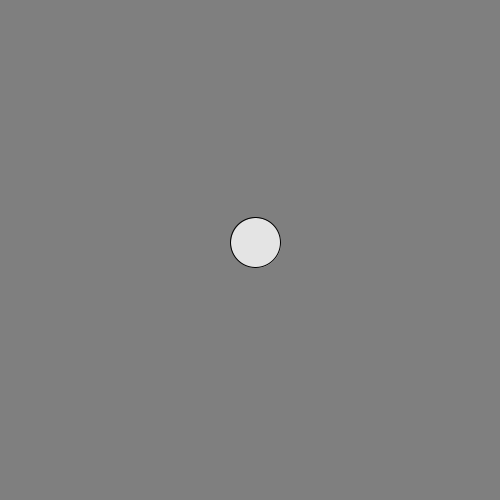
Frame 1 (no input)
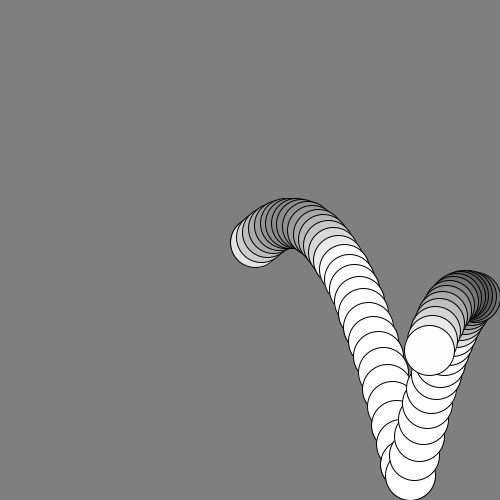
Frame 60 (the mouse pressed at the canvas centre just before this capture)
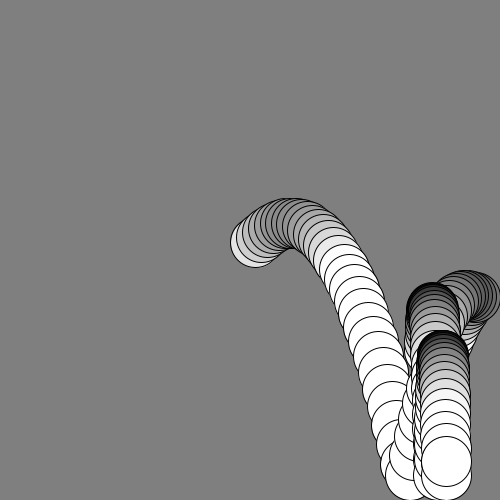
Frame 120 (the mouse held since frame 60 and released just before this capture)

The Processing sketch that drew these frames (run headless with seeded random() and noise(); from frame 60 on, the mouse is pressed at the canvas centre):

// Processing sketch: PVectors_02
// ── PVectors_02.pde
PVector position;
PVector speed;
PVector acceleration;

// acceleration due to gravity
float gravity = 1;
float dampening = .99;
float size = 50;

void setup() {
  size(500, 500);
  background(127);

  // place the ball in the center of our screen
  position = new PVector(width/2, height/2);
  randomizeSpeed();
  acceleration = new PVector(0, gravity);
}

void draw() {

  //background(127);

  // add acceleration due to gravity to the speed_y
  speed.add(acceleration);

  // add the speed value to the position
  position.add(speed);

  // logic to make the ball bounce
  if ( position.x > width-(size/2) ) {
    position.x = width-(size/2);
    speed.x *= -1;
  }
  if (position.x < size/2) {
    position.x = size/2;
    speed.x *= -1;
  }

  if ( position.y > height-(size/2) ) {
    position.y = height-(size/2);
    speed.y *= -1;
  }
  if (position.y < size/2) {
    position.y = size/2;
    speed.y *= -1;
  }
  
  speed.mult(dampening);
  
  fill(speed.mag()*25);
  
  circle(position.x, position.y, size);
}

void mousePressed(){
  randomizeSpeed();
}

void randomizeSpeed(){
  speed = PVector.random2D();
  speed.mult(10);
}
